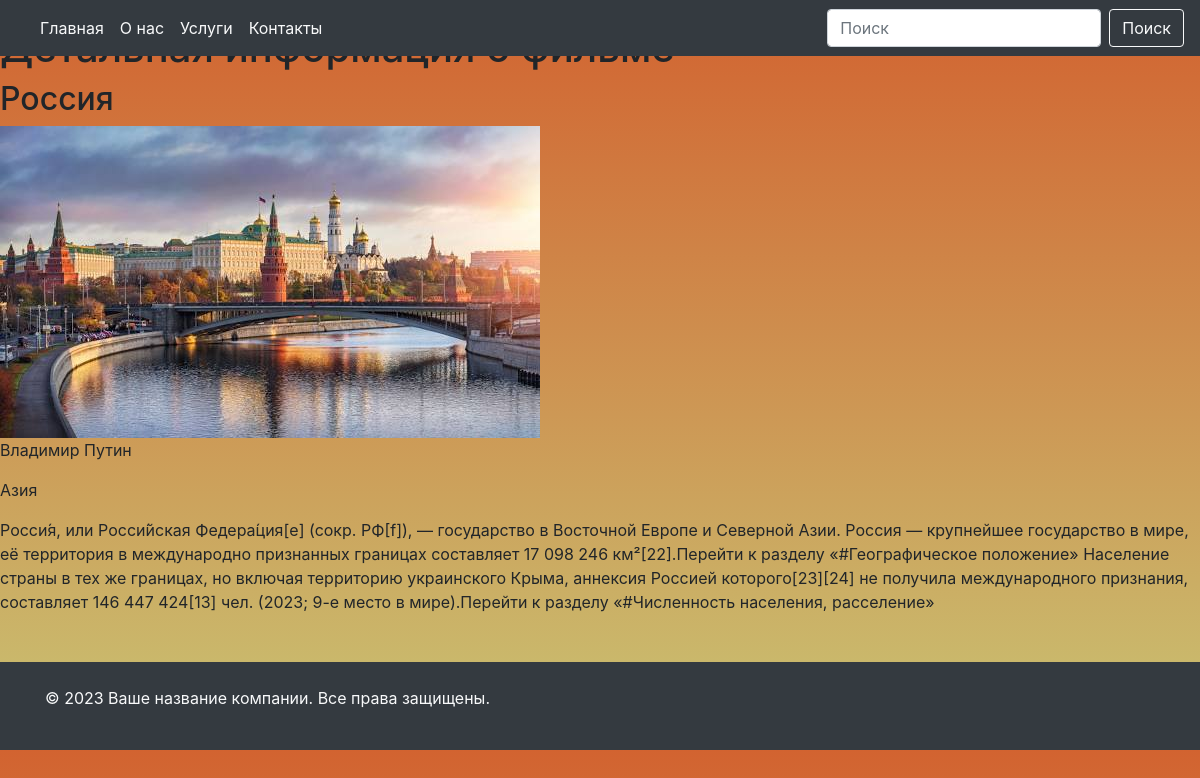
The page /country_list/3/ on the database its author committed.
### home/models.py (models this page shows, shortened)
class CountryModel(models.Model):
    GENRE = (
        ('Европа', 'Европа'),
        ('Азия', 'Азия'),
        ('Америка', 'Америка'),
        ('Африка' , "Африка"),
    )
    title = models.CharField(max_length=100, verbose_name='Напишите название страны' , null=True)
    image = models.ImageField(upload_to='countries/', verbose_name='Добавьте фото')
    president = models.CharField(max_length=100, verbose_name='Укажите президента', null=True)
    continent = models.CharField(max_length=100, choices=GENRE , null=True)
    description = models.TextField(blank=True, verbose_name='Описание страны' , null=True)
    class Meta:
        verbose_name = 'Город'
        verbose_name_plural = 'Города'

### home/views.py (the view)
# urls.py: path('country_list/<int:id>/', country_list_detail_view),
def country_list_detail_view(request, id):
    if request.method == 'GET':
        country_id = get_object_or_404(CountryModel, id=id)
        return render(request, template_name='country_detail.html', context={'country_id': country_id})

### templates/country_detail.html
{% include 'head_and_foot/header.html' %}
<h1>Детальная информация о фильме</h1>
<h2>{{country_id.title}}</h2>
<img src="{{country_id.image.url}}" alt="">
<p>{{country_id.president}}</p>
<p>{{country_id.continent}}</p>
<p>{{country_id.description}}</p>
{% include 'head_and_foot/footer.html' %}

### templates/head_and_foot/header.html (style rules this page uses)
body { background: linear-gradient(to bottom, #d26330, #c9c373); }

### rows shown on the page
CountryModel: title "Россия", image (picture), president "Владимир Путин", continent "Азия", description "Росси́я, или Росси́йская Федера́ция[e] (сокр. РФ[f]), — государство в Восточной Европе и Северной Азии. Россия — крупнейшее государство в мире, её территория в международно признанных границах составляет 17 098 246 км²[22].Перейти к разделу «#Географическое положение» Население страны в тех же границах, но включая территорию украинского Крыма, аннексия Россией которого[23][24] не получила международного признания, составляет 146 447 424[13] чел. (2023; 9-е место в мире).Перейти к разделу «#Численность населения, расселение»"
